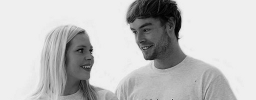
%> input picture greytee.png, 256 x 100 px
$ octave digitcommsOFDM2.m   (GNU Octave 9; MATLAB toolbox functions it lacks are replaced by stand-ins)
%> lines starting %> are read from the running program, lines starting %| are printed output that depends on the picture
### transmitOFDM.m
%   Noisy OFDM channel with QPSK and AWGN
%
%   Copyright (C) 2014 Tim Drysdale <tim.drysdale@glasgow.ac.uk>

%	This program is free software; you can redistribute it and/or modify
%	it under the terms of the GNU Lesser General Public License as
%   published by the Free Software Foundation; either version 2 of the
%   License, or (at your option) any later version.

%	This program is distributed in the hope that it will be useful,
%	but WITHOUT ANY WARRANTY; without even the implied warranty of
%	MERCHANTABILITY or FITNESS FOR A PARTICULAR PURPOSE.  See the
%	GNU General Public License for more details.

%	You should have received a copy of the GNU Lesser General Public License
%	along with this program; if not, write to the Free Software
%	Foundation, Inc., 675 Mass Ave, Cambridge, MA 02139, USA.

%   OFDM transmission and reception modified from Bernd's code:-
%	-- OFDM transmission and reception with energy dispersal
%   -- Copyright (C) 2013 Bernd Porr <mail@berndporr.me.uk>
%   -- OFDM transmission features
%   -- complex symbols
%   -- modulated and demodulated
%   -- frequencies in the FFT from neg to positive ones so that the
%      spectrum is at at the upsampled fs/4
%   -- this is the version for just sending it and receiving it in OCTAVE
%   -- energy dispersal via xor with pseudorandom bitstream

% There are three main functions
% transmitOFDM(data,wavfile)
% output_wavfile = AWGNchannel(wavfile)
% rx_data = receiveOFDM(output_wavfile)

%Example of their use

% a = imread('greytee.png');
% wavfile('testtxfunc');
% transmitOFDM(data,wavfile);
% output_wavfile = AWGNchannel(wavfile);
% rx_data = receiveOFDM(output_wavfile);
% figure();
% imagesc(rx_data);

function transmitOFDM(data,wavfile)
% transmitOFDM
% inputs:
% data: 2D matrix of uint8 with 256 columns and any number of rows.
% wavfile: file to write the transmitted real signal
%
% Note we don't care what meaning the source data has - we assume it is
% somehow already encoded into a binary stream, and we will use 256x8bits
% for each symbol we send. Hence the restriction to 2D arrays of uint8 with
% 256 columns is actually not restricting on what data you send.
% we are using energy dispersal so you can safely zero-pad the bytes of the
% last symbol if your data does not encode to a multiple of 256 bytes.

    % modulation specific information - these values are interdependent so
    % don't bother changing them unless you REALLY want to have some fun.
    nIFFT = 2048;
    nCyclic = nIFFT/4;
    nTotal = (nIFFT+nCyclic)*320; %NOT USED ELSEWHERE - ELSE ADJUST TO ARB LEN
    pilot_amplitude = 2;
    npilots = 16;
    pilotdistance = 256 / npilots;
    offset = nIFFT; % to have some delay before it starts
    bytes_per_symbol = 257;

    % check that the input data is ok....
    % needs to be 256 columns of uint8, else throws an unrecoverable error

    validateattributes(data,{'uint8'},{'2d','ncols',bytes_per_symbol});

    % find out how many symbols we will send (this is the number of rows)
    nSymbols = size(data,1);

    % This offset is only used once per transmission
    signal = zeros(offset,1);
    offsetsignal = zeros(2*offset,1);
    longoffsetsignal = zeros(20*offset,1);

    % loop through all our symbols
    for y = 1:nSymbols

        row = data(y,:);

        spectrum = zeros(nIFFT,1);
        % we start with a negative frequency and then work
        % ourselves up to positive ones
        % we place them symmetrical around DC
        k = 1024+512-npilots/2;

        % we make sure that the random number generator always
        % generates the same random numbers for every line
        % this is only guaranteed to work on a single machine
        % i.e. you would need to save the PRBS to be able to
        % read the signal on a different machine
        rand ('seed',1);

        % we loop through one line in the data
        for x = 1:bytes_per_symbol

            % let's convert one byte into a bitstream
            bitstream = zeros(8,1);
            greyvalue = row(x);

            r = floor( rand(1) * 255 );
            greyvalue = bitxor(greyvalue,r);  %energy dispersal

            for bit = 7:-1:0
                m = bitshift(1,bit);
                testbit = bitand(m,greyvalue);
                if ( testbit > 0 )
                    bitstream(8-bit) = 1;
                end %if
            end %for

            % now we have 8 bits which we distibute over 4 Fourier
            % coefficients with the QPSK coding

            for cnum = 1:4

                % we add a pilot every 16 steps
                if (mod(k,pilotdistance)==(npilots/2))
                    % pilot signal, make it stronger than the payload data
                    % so that it's easy to recognise
                    spectrum(k) = pilot_amplitude;
                    k = k + 1;
                    if (k >= nIFFT)
                        k = 1;
                    end
                end

                spectrum(k) = bitstream(cnum*2-1)*2-1 + 1i*bitstream(cnum*2)*2-1i;
                k = k + 1;
                if (k >= nIFFT)
                    k = 1;
                end
            end

        end % for x

        % pilot signal, make it stronger than the payload data
        % so that it's easy to recognise
        spectrum(k) = pilot_amplitude;

        % create one symbol
        complex_symbol_dft = ifft(spectrum);
        % re-shuffle time so that negative time comes first, then pos time
        % negative time
        complex_symbol(1:nIFFT/2) = complex_symbol_dft(nIFFT/2+1:nIFFT);
        % postive time
        complex_symbol(nIFFT/2+1:nIFFT) = complex_symbol_dft(1:nIFFT/2);

        tx_symbol = zeros(length(complex_symbol)*2,1);

        % now we upsample at factor 2 and interleave
        % the I and Q signals
        s = 1;
        txindex = 1;
        for symbidx = 1:length(complex_symbol)
            tx_symbol(txindex) = s * real(complex_symbol(symbidx));
            txindex = txindex + 1;
            tx_symbol(txindex) = s * imag(complex_symbol(symbidx));
            txindex = txindex + 1;
            s = s * -1;
        end

        %cyclic prefix taken from the end of the signal
        cyclicPrefix = tx_symbol(nIFFT*2-nCyclic*2+1:nIFFT*2);

        %generate the complete symbol with cyclic prefix
        complete_tx_symbol = cat(1,cyclicPrefix,tx_symbol);

        %merge with the previously generated symbols
        if y == 140
            signal = cat(1,signal,complete_tx_symbol,longoffsetsignal);
        else
            signal = cat(1,signal,complete_tx_symbol,offsetsignal);
        end

    end % for y

    wavwrite(signal,8000,wavfile);
    h=figure;
    plot(linspace(0,1000*length(signal)/6000,length(signal)),signal);
    axis([0 1000*length(signal)/6000 min(signal) max(signal)]);
    title('Transmitted signal');
    xlabel('time/ms');
    ylabel('amplitude');
    saveas(h,'DigitalComm_AS_TRANSsignal','eps');


end %%% End of transmitOFDM

### AWGNchannel.m
%   Noisy OFDM channel with QPSK and AWGN
%
%   Copyright (C) 2014 Tim Drysdale <tim.drysdale@glasgow.ac.uk>

%	This program is free software; you can redistribute it and/or modify
%	it under the terms of the GNU Lesser General Public License as
%   published by the Free Software Foundation; either version 2 of the
%   License, or (at your option) any later version.

%	This program is distributed in the hope that it will be useful,
%	but WITHOUT ANY WARRANTY; without even the implied warranty of
%	MERCHANTABILITY or FITNESS FOR A PARTICULAR PURPOSE.  See the
%	GNU General Public License for more details.

%	You should have received a copy of the GNU Lesser General Public License
%	along with this program; if not, write to the Free Software
%	Foundation, Inc., 675 Mass Ave, Cambridge, MA 02139, USA.

%   OFDM transmission and reception modified from Bernd's code:-
%	-- OFDM transmission and reception with energy dispersal
%   -- Copyright (C) 2013 Bernd Porr <mail@berndporr.me.uk>
%   -- OFDM transmission features
%   -- complex symbols
%   -- modulated and demodulated
%   -- frequencies in the FFT from neg to positive ones so that the
%      spectrum is at at the upsampled fs/4
%   -- this is the version for just sending it and receiving it in OCTAVE
%   -- energy dispersal via xor with pseudorandom bitstream

% There are three main functions
% transmitOFDM(data,wavfile)
% output_wavfile = AWGNchannel(wavfile)
% rx_data = receiveOFDM(output_wavfile)

%Example of their use

% a = imread('greytee.png');
% wavfile('testtxfunc');
% transmitOFDM(data,wavfile);
% output_wavfile = AWGNchannel(wavfile);
% rx_data = receiveOFDM(output_wavfile);
% figure();
% imagesc(rx_data);

%%%%%%%%%%%%%%%%%%%%%%%%%%%%%%%%%%%%%%%%%%%%%%%%%%%%%%%%%%%%%%%%%%%%%%%
% Channel modelling with AWGN (this is not a complete model of a real
% comms channel, but AWGN is often considered a good start, especially
% for a general case where specific fading mechanisms are not specified)
% Since the signal occupies the full band obtained by FFT, then
% there is no need to explicitly bandlimit or filter the noise.
% the noise is applied to meet a signal to noise ratio (SNR) criteria

function output_wavfile = AWGNchannel(wavfile,SNR)

    clean_signal = wavread(wavfile);
    desiredSNR = SNR; %dB
    plot_stuff = 1;

    % append '_dirtySNRXX' to the clean filename where XX... is the SNR
    dotspot = max(strfind(wavfile,'.'));
    if length(dotspot) == 0
        dotspot = length(wavfile);
    end
    dirty_wavfile = strcat(wavfile(1:dotspot-1),'_dirtySNR', ...
        num2str(desiredSNR),wavfile(dotspot:end));

    sigp = 10*log10(norm(clean_signal,2)^2/numel(clean_signal));
    snr = sigp-desiredSNR;
    noisep = 10^(snr/10);
    scaled_noise = sqrt(noisep)*randn(size(clean_signal));
    noiseFFT = fft(scaled_noise);

    dirty_signal = clean_signal + scaled_noise;

    wavwrite(dirty_signal,dirty_wavfile);

    output_wavfile = dirty_wavfile;

    if plot_stuff > 0
        nIFFT = 2048; %assume we still use the same channel
        offset = nIFFT * 3;
        Fs = 1; %normalise to Fs
        f = Fs/2*linspace(-1,1,length(clean_signal));
        h=figure;
        subplot(3,2,1);
        plot(clean_signal(offset:offset+nIFFT./8));
        YL1 = ylim;
        ylabel('V(t)')
        xlabel('Time/dT')
        title('clean')
        subplot(3,2,5);
        plot(dirty_signal(offset:offset+nIFFT./8),'m');
        ylabel('V(t)')
        xlabel('Time/dT')
        title('dirty = signal + noise')
        subplot(3,2,2);
        plot(f,abs(fft(clean_signal)));
        ylabel('|V(f)|')
        xlabel('frequency/Fs')
        title('clean')
        subplot(3,2,6);
        plot(f,abs(fft(dirty_signal)),'m');
        YL2 = ylim;
        ylabel('|V(f)|')
        xlabel('frequency/Fs')
        title('dirty = signal + noise')
        subplot(3,2,3)
        plot(scaled_noise(offset:offset+nIFFT./8),'r');
        ylim(YL1);
        ylabel('V(t)')
        xlabel('Time/dT')
        title('noise')
        subplot(3,2,4)
        plot(f,abs(fft(scaled_noise)),'r')
        ylabel('|V(f)|')
        xlabel('frequency/Fs')
        title('noise')
        ylim(YL2);
    end

    saveas(h,'DigitalComm_AS_AWGNResult','eps');
    % Other noise aspects to consider
    % Burst noise - implentation thoughts :-
    % Add high SNR noise for about the length of a 1/256 - 1/128 of a
    % symbol thus writing off a whole byte or two at a time, requiring
    % interleaving choose timing of bursts randomly, but seed so as to
    % avoid the need for a full statistical analysis over multiple
    % transmission attempts, for
    % a given burst noise occurence rate and severity level.

    % mimic the real channel from the assignment -
    % add multipath, and frequency selective fading, but not Doppler

end % AWGNchannel

### encode.m
function data_out = encode(data_in)
% new encoder!
% Tim Drysdale 19 Nov 2014
n0 = 2;
k0 = 1;
L =  3;
G = [ 1, 0, 1;
      1, 1, 1;];

data_in = [data_in, 0, 0];

mem = [0,0,0];

data_out = [];

sum = 0;

for ii=1:length(data_in)
    % shift
    mem(3) = mem(2);
    mem(2) = mem(1);
    mem(1) = data_in(ii);
    %output

    sum = 0;
    for j = 1:3
        sum = sum + G(1,j) * mem(j);
    end
    U1 = mod(sum,2);

    sum = 0;
    for j = 1:3
        sum = sum + G(2,j) * mem(j);
    end
    U2 = mod(sum,2);

    data_out = cat(1,data_out,U1,U2);
end


### digitcommsOFDM2.m
%
% every 128 Bytes will generate a symbols, which is means every line
% will be transimitted by 2 symbol.
%
%
%
%
%% Transmitter
clear all;
close all;
clc;

imagestream = imread('greytee.png');
%> imagestream is the input picture: size 100x256 uint8; min 0, max 240, mean 193.6
colu = 256;
row = 100;
rowDoThisTime = 50;

figure(1);
subplot(211);
imshow(imagestream);
title('Original Picture');


% convert the pic matrix to bit stream, row is the same with
% the row in pic, data conver to bin
imagebitstream = zeros(rowDoThisTime*2,colu/2*8);

for i=1:rowDoThisTime
    for j=1:colu/2
        imagebitstream(2*i-1,(8*(j-1)+1):8*j) = dec2bin(imagestream(i,j),8) - '0';
    end
    for j=1:colu/2
        imagebitstream(2*i,(8*(j-1)+1):8*j) = dec2bin(imagestream(i,j+colu/2),8) - '0';
    end
end
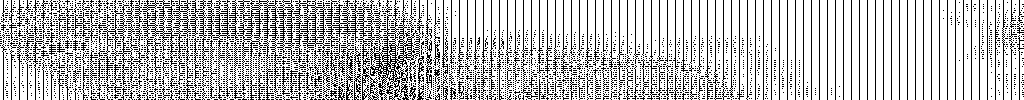
%> imagebitstream: size 100x1024 double; values 0 (black) and 1 (white), 74.1% white; black in thin lines or dots

% encode the bitstream
% besides the extra 4 bits at ending (encoding from adding '0 0'), 4 more
% '0' bits adding to make it a Byte
imagebitEncode = zeros(rowDoThisTime*2,colu/2*8*2+8);

for i=1:rowDoThisTime*2
   imagebitEncode(i,1:colu/2*8*2+4) = encode(imagebitstream(i,:));
end
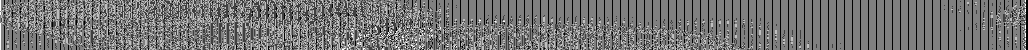
%> imagebitEncode: size 100x2056 double (shown at 1/2 size); values 0 (black) and 1 (white), 45.4% white in thin lines or dots

% convert back to Byte
imageByteEncode = zeros(rowDoThisTime*2,colu+1);
for i=1:rowDoThisTime*2
    for j=1:colu+1
        imageByteEncode(i,j) = bi2de(imagebitEncode(i,1+8*(j-1):8*j),'left-msb');
    end
end
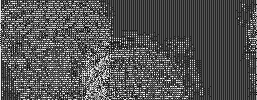
%> imageByteEncode: size 100x257 double; min 0, max 250, mean 83.3
imageByteEncode = cast(imageByteEncode,'uint8');
%> imageByteEncode: size 100x257 uint8

% generate sound wav
transmitOFDM(imageByteEncode,'OFDMtest.wav');
%> after the loop in transmitOFDM, `for y = 1:nSymbols`: bitstream = [0; 0; 0; 0; 1; 0; 0; 1]; tx_symbol = 4096 values, max 0.081 at index 772, min -0.0798 at index 770, mean 3.39e-21
%> in transmitOFDM, `ylabel('amplitude');`:
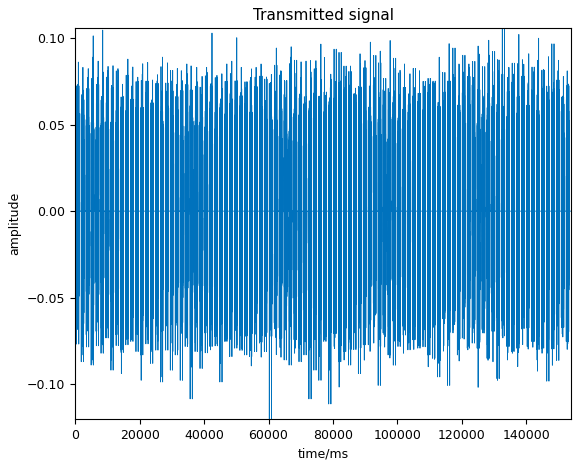
%> figure redrawn from the program's plot data; curve peaks at x = 132565.5, y = 0.106
%% Receiver Side

 dirty_signal = AWGNchannel('OFDMtest.wav',10);
%> the run ends on the next line
